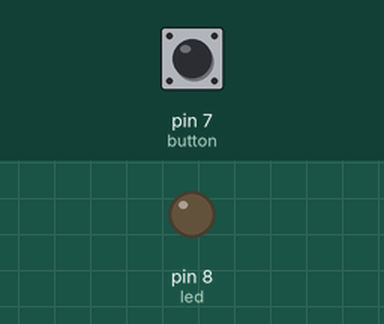
A sketch run on a simulated Arduino Uno, built with avr-gcc and run on an emulated ATmega328P. Shown: output pins drawn as LEDs (lit = HIGH). The test bench sets the inputs (shaded band); at power-on: pin 7 (button) LOW. What the sketch prints to the serial monitor is not drawn.

Above: at 1.2 s.
1.3 s: pin 7 (button) pulled HIGH for 0.15 s
At 1.6 s:
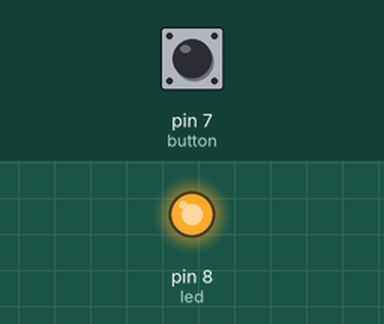
2.9 s: pin 7 (button) pulled HIGH for 1 s
At 4.1 s:
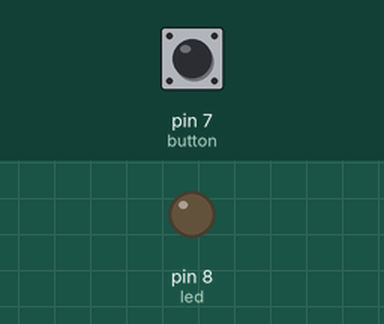
5.4 s: pin 7 (button) pulled HIGH for 3.2 s
At 6.0 s:
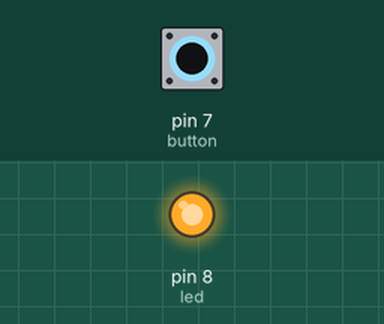
Timing chart, 0 to 8.4 s (numbered marks = the images above; inputs shaded):
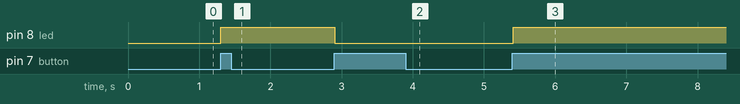

Measured:
- after the input at 1.3 s, pin 8 (led): LOW → HIGH at once
- after the input at 2.9 s, pin 8 (led): HIGH → LOW at once
- after the input at 5.4 s, pin 8 (led): LOW → HIGH at once

The sketch:

toggle_btn.ino
```cpp
int button = 7;
int led = 8;
int led_state = LOW;
int previous_btn_state = LOW;
int current_btn_state = LOW;

void setup() {
  // put your setup code here, to run once:
  Serial.begin(9600);
  pinMode(led, OUTPUT);
  pinMode(button, INPUT);
  digitalWrite(led, led_state);
}

void loop() {
  current_btn_state = digitalRead(button);
  Serial.print(previous_btn_state);
  Serial.print("\t");
  Serial.println(current_btn_state);
  if (previous_btn_state == LOW && current_btn_state == HIGH) {
    led_state = !led_state;  // change the current state of the led to its opposite (HIGH to LOW/ LOW to HIGH)
    digitalWrite(led, led_state);
  }
  previous_btn_state = current_btn_state;

  /****************************************************************************
   Assigned current_state to prev_state *AT THE END* of the loop,
   so that at the *BEGINNING* of next loop, when we update current state again,
   previous_btn_state is still not updated yet and we can have a comparison
   between the two states.
  *****************************************************************************/
}
```
